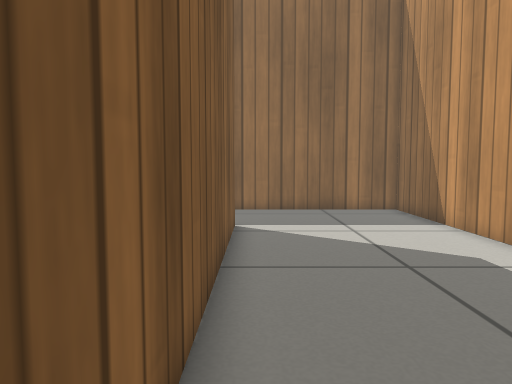
view 1 (above)

16 first-person views from a walk through a robot-simulator world made for Gazebo. The camera is 0.49 m above the floor, tilts 4° down and sees 70° across. The floor is counted in squares, 0.25 m on a side. Each view is taken from the middle of a square. On the plan, view 1 faces up. The plan holds only what a view shows up to about 18 squares ahead; the rest is blank. Simple patterns stand in for the simulator's built-in surfaces.

view 2
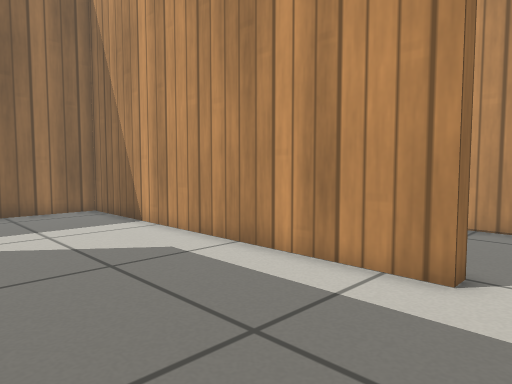

view 3
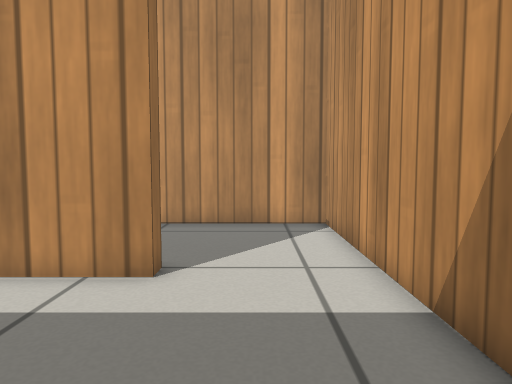

view 4
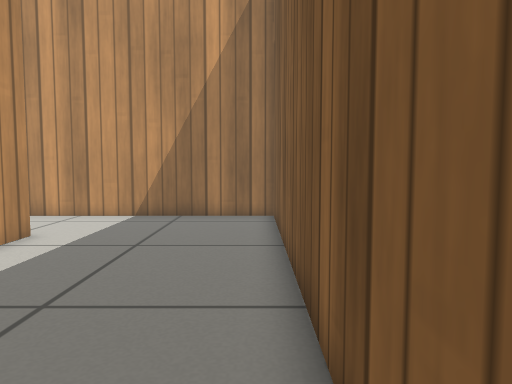

view 5
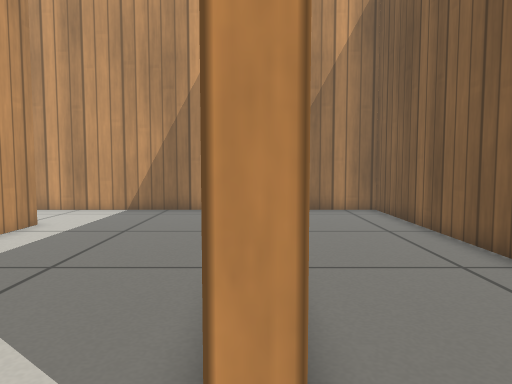

view 6
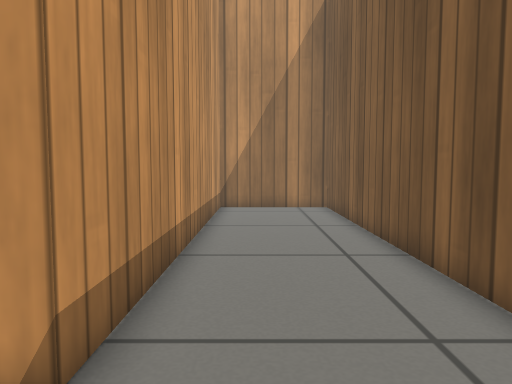

view 7
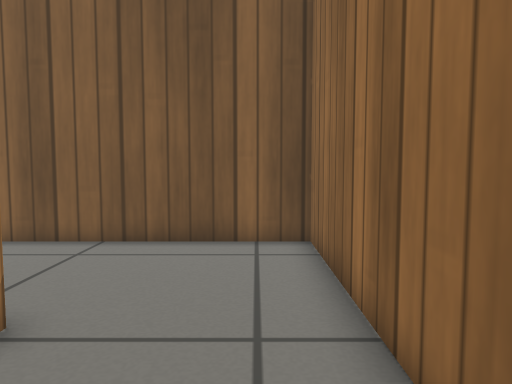

view 8
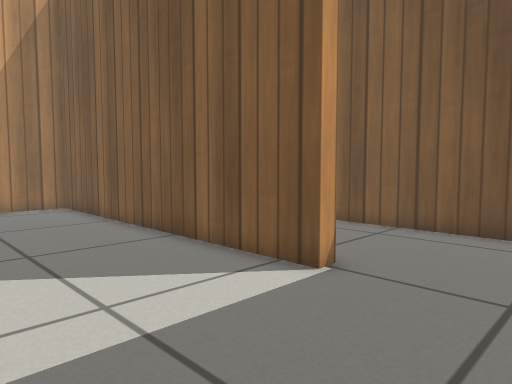

view 9
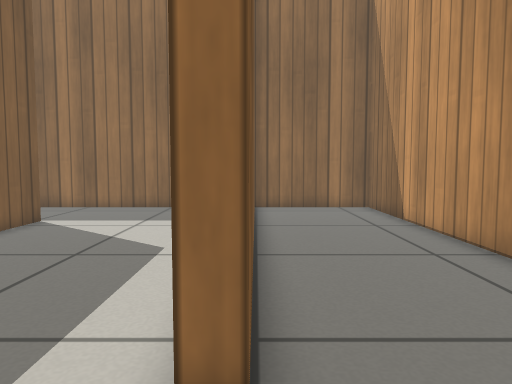

view 10
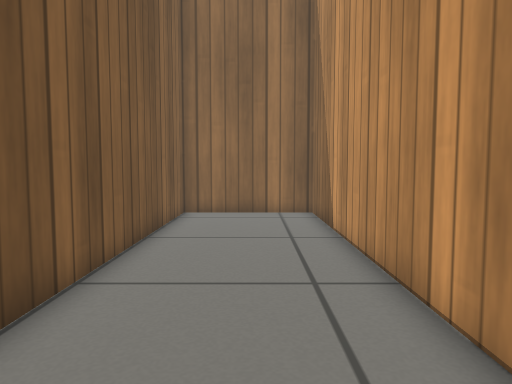

view 11
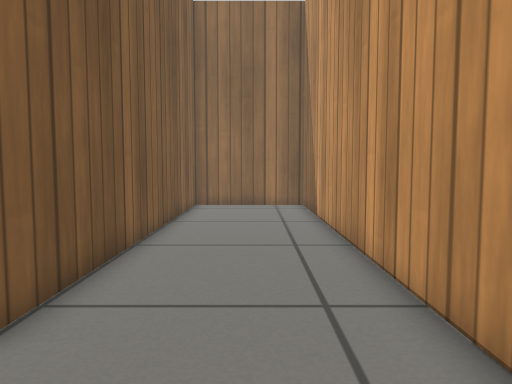

view 12
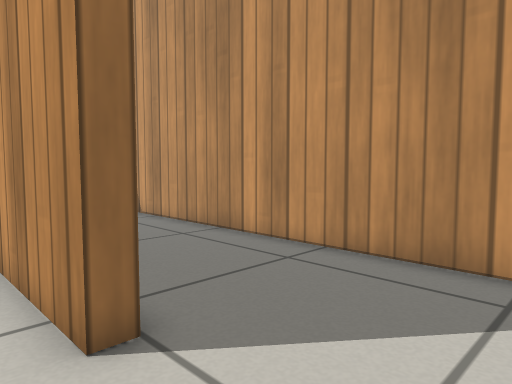

view 13
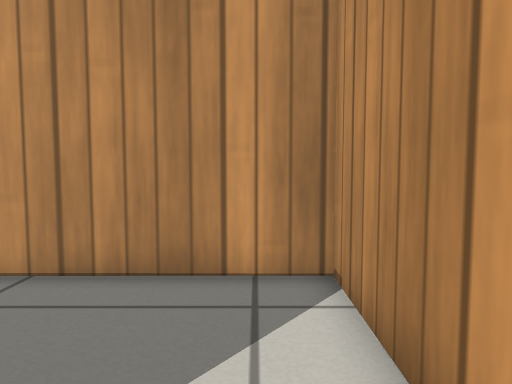

view 14
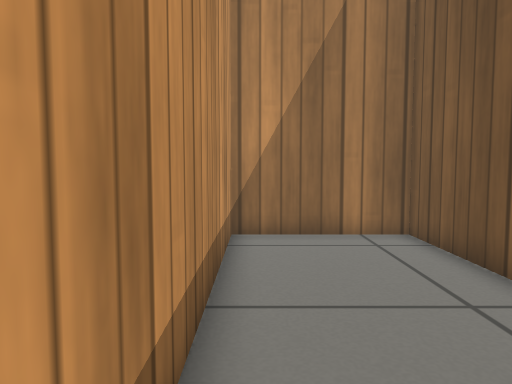

view 15
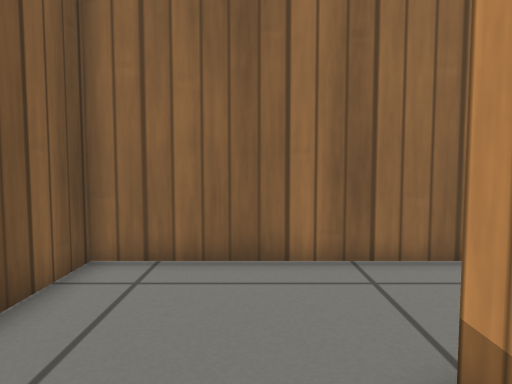

view 16
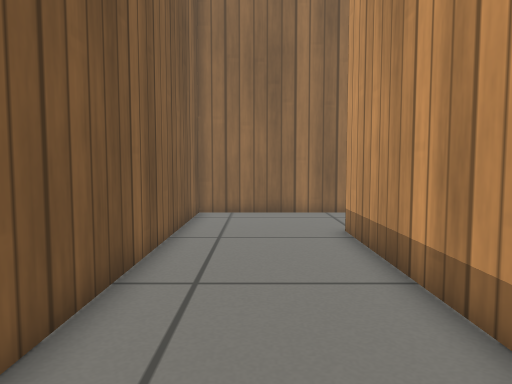

### Floor plan
Points are (right, up) in squares from view 1. A wall is a line through its corners. A room is listed if a view was taken in it or the views show most of it. See-through windows are left out.
Room 1 (views 1, 2, 3, 4, 7, 8, 12)
walls: (-0.7, 12) (-0.7, -2.4) (5.5, -2.4); (6.3, 1.8) (6.3, 16.4) (-0.4, 16.4)
ways out: opening at (-1, 14) to room 2; opening at (6.5, -0.5) to room 3
Room 2 (views 5, 6, 14, 15, 16)
walls: (-0.4, 16.4) (-6.4, 16.4) (-6.4, -2.4) (-1.3, -2.4) (-1.3, 12) (-0.7, 12)
ways out: opening at (-1, 14) to room 1
Room 3 (views 9, 10, 11, 13)
walls: (5.5, -2.4) (12.4, -2.4) (12.4, 16.4) (6.9, 16.4) (6.9, 1.8) (6.3, 1.8)
ways out: opening at (6.5, -0.5) to room 1

Where each view was taken, in squares from view 1:
view 1: 0 up, 0 right, facing up
view 2: 0 up, 0 right, facing up-right
view 3: 0 up, 0 right, facing right
view 4: 12 up, 0 right, facing down
view 5: 14 up, 1 left, facing down
view 6: 15 up, 3 left, facing down
view 7: 15 up, 3 right, facing left
view 8: 16 up, 5 right, facing down-left
view 9: 1 down, 7 right, facing up
view 10: 1 up, 10 right, facing up
view 11: 2 down, 10 right, facing up
view 12: 2 down, 5 right, facing up-right
view 13: 1 down, 6 right, facing right
view 14: 8 up, 2 left, facing down
view 15: 9 up, 3 left, facing up
view 16: 1 up, 4 left, facing up
